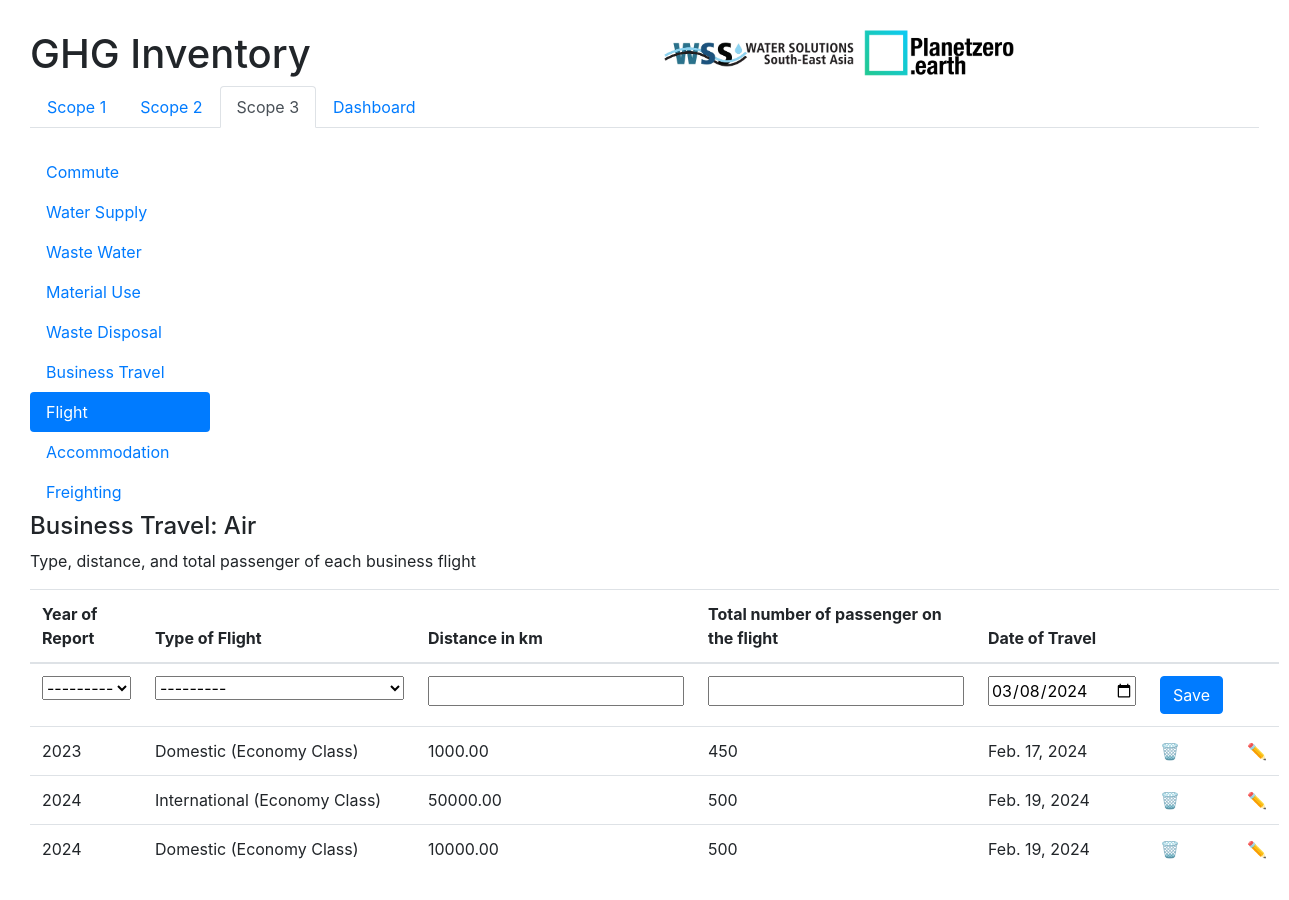
The app's page /ghg/scope3/flight/ with its own data.
### ghg_inventory/models.py (models this page shows)
class Flight(models.Model):
    inventory_year = models.ForeignKey(Inventory_Year, on_delete=models.CASCADE)
    FLIGHT_CHOICES= [
        ('Domestic (Economy Class)', 'Domestic (Economy Class)'),
        ('International (Economy Class)', 'International (Economy Class)'),
    ]
    type = models.CharField(max_length=40, choices=FLIGHT_CHOICES)
    distance = models.DecimalField(max_digits=10, decimal_places=2)
    passenger = models.IntegerField(validators=[MinValueValidator(0)])
    date = models.DateField()
    emission = models.FloatField()

class Inventory_Year(models.Model):
    year_choices = [(year, year) for year in range(2023, 2030)]
    year = models.IntegerField(choices=year_choices)
    def __str__(self):
        return str(self.year)

### ghg_inventory/views.py (the view, shortened to what this page needs)
# urls.py: path('scope3/flight/', views.flight, name='flight'),
def flight(request):
    flight = Flight_Form(prefix='flight')
    flights = Flight.objects.all()
    context_flight = {'flight': flight, 'flights': flights}
    return render(request, 'ghg_inventory/scope3_flight.html', context_flight)

### ghg_inventory/forms.py
class Flight_Form(forms.ModelForm):
    class Meta:
        model = Flight
        fields = ['inventory_year', 'type','distance','passenger', 'date']
        widgets = {
            'date': forms.DateInput(attrs={'type': 'date', 'value': timezone.now().date()}),
        }

### ghg_inventory/templates/ghg_inventory/scope3_flight.html (shortened to what this page needs)
{% extends 'ghg_inventory/base_scope3.html' %}
{% block content %}
    <div class="row">
        <div class="col-2">
            <ul class="nav nav-pills flex-column">
                <li class="nav-item">
                    <a class="nav-link " href="{% url 'commute' %}">Commute</a>
                </li>
                <li class="nav-item">
                    <a class="nav-link "  href="{% url 'water' %}">Water Supply</a>
                </li>
                <li class="nav-item">
                    <a class="nav-link " href="{% url 'wastewater' %}">Waste Water</a>
                </li>
                <li class="nav-item">
                    <a class="nav-link"  href="{% url 'material' %}">Material Use</a>
                </li>
                <li class="nav-item">
                    <a class="nav-link "  href="{% url 'disposal' %}">Waste Disposal</a>
                </li>
                <li class="nav-item">
                    <a class="nav-link "  href="{% url 'travel' %}">Business Travel</a>
                </li>
                <li class="nav-item">
                    <a class="nav-link active"  href="{% url 'flight' %}"> Flight </a>
                </li>
                <li class="nav-item">
                    <a class="nav-link "  href="{% url 'accommodation' %}">Accommodation</a>
                </li>
                <li class="nav-item">
                    <a class="nav-link "  href="{% url 'freighting' %}">Freighting</a>
                </li>
            </ul>
        </div>
        <div class="col">
            <h4> Business Travel: Air</h4>
            <p> Type, distance, and total passenger of each business flight</p>
            <form method="post">
            <table class="table table-hover">
                <thead>
                    <tr>
                        <th>Year of Report</th>
                        <th>Type of Flight</th>
                        <th>Distance in km</th>
                        <th>Total number of passenger on the flight</th>
                        <th>Date of Travel</th>
                        <th></th>
                        <th></th>
                    </tr>
                </thead>
                <tbody>
                    <tr>
                        <td> {{ flight.inventory_year }} </td>
                        <td>{{ flight.type}}</td>
                        <td>{{ flight.distance}}</td>
                        <td>{{ flight.passenger}}</td>
                        <td>{{ flight.date}}</td>
                        <td><button type="submit" class="btn btn-primary">Save</button></td>
                        <td></td>
                    </tr>
                        {% for item in flights %}
                            <tr>
                                <td>{{ item.inventory_year }}</td>
                                <td>{{ item.type}}</td>
                                <td>{{ item.distance}}</td>
                                <td>{{ item.passenger}}</td>
                                <td>{{ item.date}}</td>
                                <td><a href="{% url 'flight_delete' item.id %}">🗑️</a></td>
                                <td><a href="{% url 'flight_update' item.id %}">✏️</a></td>
                            </tr>
                        {% endfor %}
                </tbody>
            </table>
            </form>
        </div>
    </div>
{% endblock %}

### records on screen
Flight: inventory_year "2023", type "Domestic (Economy Class)", distance "1000.00", passenger "450", date "Feb. 17, 2024"
Flight: inventory_year "2024", type "International (Economy Class)", distance "50000.00", passenger "500", date "Feb. 19, 2024"
Flight: inventory_year "2024", type "Domestic (Economy Class)", distance "10000.00", passenger "500", date "Feb. 19, 2024"
